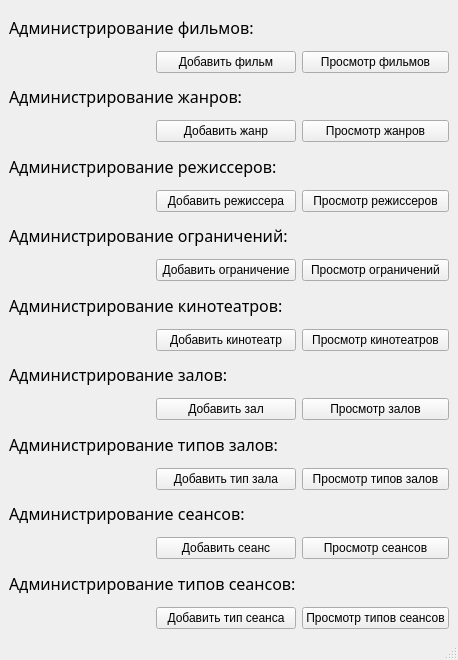
<?xml version="1.0" encoding="UTF-8"?>
<ui version="4.0">
 <class>MainWindow</class>
 <widget class="QMainWindow" name="MainWindow">
  <property name="geometry">
   <rect>
    <x>0</x>
    <y>0</y>
    <width>442</width>
    <height>660</height>
   </rect>
  </property>
  <property name="windowTitle">
   <string>Кабинет администратора</string>
  </property>
  <widget class="QWidget" name="centralwidget">
   <layout class="QGridLayout" name="gridLayout">
    <item row="29" column="0" rowspan="2" colspan="2">
     <widget class="QLabel" name="label_9">
      <property name="font">
       <font>
        <family>Candara</family>
        <pointsize>12</pointsize>
       </font>
      </property>
      <property name="text">
       <string>Администрирование типов сеансов:</string>
      </property>
     </widget>
    </item>
    <item row="22" column="1">
     <widget class="QPushButton" name="add_hall_btn">
      <property name="text">
       <string>Добавить зал</string>
      </property>
     </widget>
    </item>
    <item row="9" column="0" rowspan="2" colspan="2">
     <widget class="QLabel" name="label_3">
      <property name="font">
       <font>
        <family>Candara</family>
        <pointsize>12</pointsize>
       </font>
      </property>
      <property name="text">
       <string>Администрирование режиссеров:</string>
      </property>
      <property name="alignment">
       <set>Qt::AlignLeading|Qt::AlignLeft|Qt::AlignVCenter</set>
      </property>
     </widget>
    </item>
    <item row="16" column="0" rowspan="2" colspan="2">
     <widget class="QLabel" name="label_5">
      <property name="font">
       <font>
        <family>Candara</family>
        <pointsize>12</pointsize>
       </font>
      </property>
      <property name="text">
       <string>Администрирование кинотеатров:</string>
      </property>
     </widget>
    </item>
    <item row="18" column="2">
     <widget class="QPushButton" name="open_cinema_btn">
      <property name="text">
       <string>Просмотр кинотеатров</string>
      </property>
     </widget>
    </item>
    <item row="32" column="2">
     <widget class="QPushButton" name="open_typesess_btn">
      <property name="text">
       <string>Просмотр типов сеансов</string>
      </property>
     </widget>
    </item>
    <item row="28" column="2">
     <widget class="QPushButton" name="pushButton_32">
      <property name="text">
       <string>Просмотр сеансов</string>
      </property>
     </widget>
    </item>
    <item row="25" column="1">
     <widget class="QPushButton" name="add_typehall_btn">
      <property name="text">
       <string>Добавить тип зала</string>
      </property>
     </widget>
    </item>
    <item row="8" column="2">
     <widget class="QPushButton" name="open_genre_btn">
      <property name="text">
       <string>Просмотр жанров</string>
      </property>
     </widget>
    </item>
    <item row="20" column="0" rowspan="2" colspan="2">
     <widget class="QLabel" name="label_6">
      <property name="font">
       <font>
        <family>Candara</family>
        <pointsize>12</pointsize>
       </font>
      </property>
      <property name="text">
       <string>Администрирование залов:</string>
      </property>
     </widget>
    </item>
    <item row="23" column="0" rowspan="2" colspan="2">
     <widget class="QLabel" name="label_7">
      <property name="font">
       <font>
        <family>Candara</family>
        <pointsize>12</pointsize>
       </font>
      </property>
      <property name="text">
       <string>Администрирование типов залов:</string>
      </property>
     </widget>
    </item>
    <item row="4" column="1">
     <widget class="QPushButton" name="add_film_btn">
      <property name="text">
       <string>Добавить фильм</string>
      </property>
     </widget>
    </item>
    <item row="22" column="2">
     <widget class="QPushButton" name="open_hall_btn">
      <property name="text">
       <string>Просмотр залов</string>
      </property>
     </widget>
    </item>
    <item row="15" column="2">
     <widget class="QPushButton" name="open_restrict_btn">
      <property name="text">
       <string>Просмотр ограничений</string>
      </property>
     </widget>
    </item>
    <item row="26" column="0" rowspan="2" colspan="2">
     <widget class="QLabel" name="label_8">
      <property name="font">
       <font>
        <family>Candara</family>
        <pointsize>12</pointsize>
       </font>
      </property>
      <property name="text">
       <string>Администрирование сеансов:</string>
      </property>
     </widget>
    </item>
    <item row="0" column="0" rowspan="2" colspan="2">
     <widget class="QLabel" name="label">
      <property name="font">
       <font>
        <family>Candara</family>
        <pointsize>12</pointsize>
       </font>
      </property>
      <property name="text">
       <string>Администрирование фильмов:</string>
      </property>
      <property name="alignment">
       <set>Qt::AlignLeading|Qt::AlignLeft|Qt::AlignVCenter</set>
      </property>
     </widget>
    </item>
    <item row="4" column="2">
     <widget class="QPushButton" name="open_film_btn">
      <property name="text">
       <string>Просмотр фильмов</string>
      </property>
     </widget>
    </item>
    <item row="32" column="1">
     <widget class="QPushButton" name="add_typesess_btn">
      <property name="text">
       <string>Добавить тип сеанса</string>
      </property>
     </widget>
    </item>
    <item row="28" column="1">
     <widget class="QPushButton" name="add_session_btn">
      <property name="text">
       <string>Добавить сеанс</string>
      </property>
     </widget>
    </item>
    <item row="12" column="1">
     <widget class="QPushButton" name="add_producer_btn">
      <property name="text">
       <string>Добавить режиссера</string>
      </property>
     </widget>
    </item>
    <item row="18" column="1">
     <widget class="QPushButton" name="add_cinema_btn">
      <property name="text">
       <string>Добавить кинотеатр</string>
      </property>
     </widget>
    </item>
    <item row="5" column="0" rowspan="2" colspan="2">
     <widget class="QLabel" name="label_2">
      <property name="font">
       <font>
        <family>Candara</family>
        <pointsize>12</pointsize>
       </font>
      </property>
      <property name="text">
       <string>Администрирование жанров:</string>
      </property>
      <property name="alignment">
       <set>Qt::AlignLeading|Qt::AlignLeft|Qt::AlignVCenter</set>
      </property>
     </widget>
    </item>
    <item row="25" column="2">
     <widget class="QPushButton" name="open_typehall_btn">
      <property name="text">
       <string>Просмотр типов залов</string>
      </property>
     </widget>
    </item>
    <item row="15" column="1">
     <widget class="QPushButton" name="add_restrict_btn">
      <property name="text">
       <string>Добавить ограничение</string>
      </property>
     </widget>
    </item>
    <item row="13" column="0" rowspan="2" colspan="2">
     <widget class="QLabel" name="label_4">
      <property name="font">
       <font>
        <family>Candara</family>
        <pointsize>12</pointsize>
       </font>
      </property>
      <property name="text">
       <string>Администрирование ограничений:</string>
      </property>
      <property name="alignment">
       <set>Qt::AlignLeading|Qt::AlignLeft|Qt::AlignVCenter</set>
      </property>
     </widget>
    </item>
    <item row="12" column="2">
     <widget class="QPushButton" name="open_producer_btn">
      <property name="text">
       <string>Просмотр режиссеров</string>
      </property>
     </widget>
    </item>
    <item row="8" column="1">
     <widget class="QPushButton" name="add_genre_btn">
      <property name="text">
       <string>Добавить жанр</string>
      </property>
     </widget>
    </item>
   </layout>
  </widget>
  <widget class="QStatusBar" name="statusbar"/>
  <widget class="QMenuBar" name="menubar">
   <property name="geometry">
    <rect>
     <x>0</x>
     <y>0</y>
     <width>442</width>
     <height>22</height>
    </rect>
   </property>
  </widget>
 </widget>
 <resources/>
 <connections/>
</ui>
